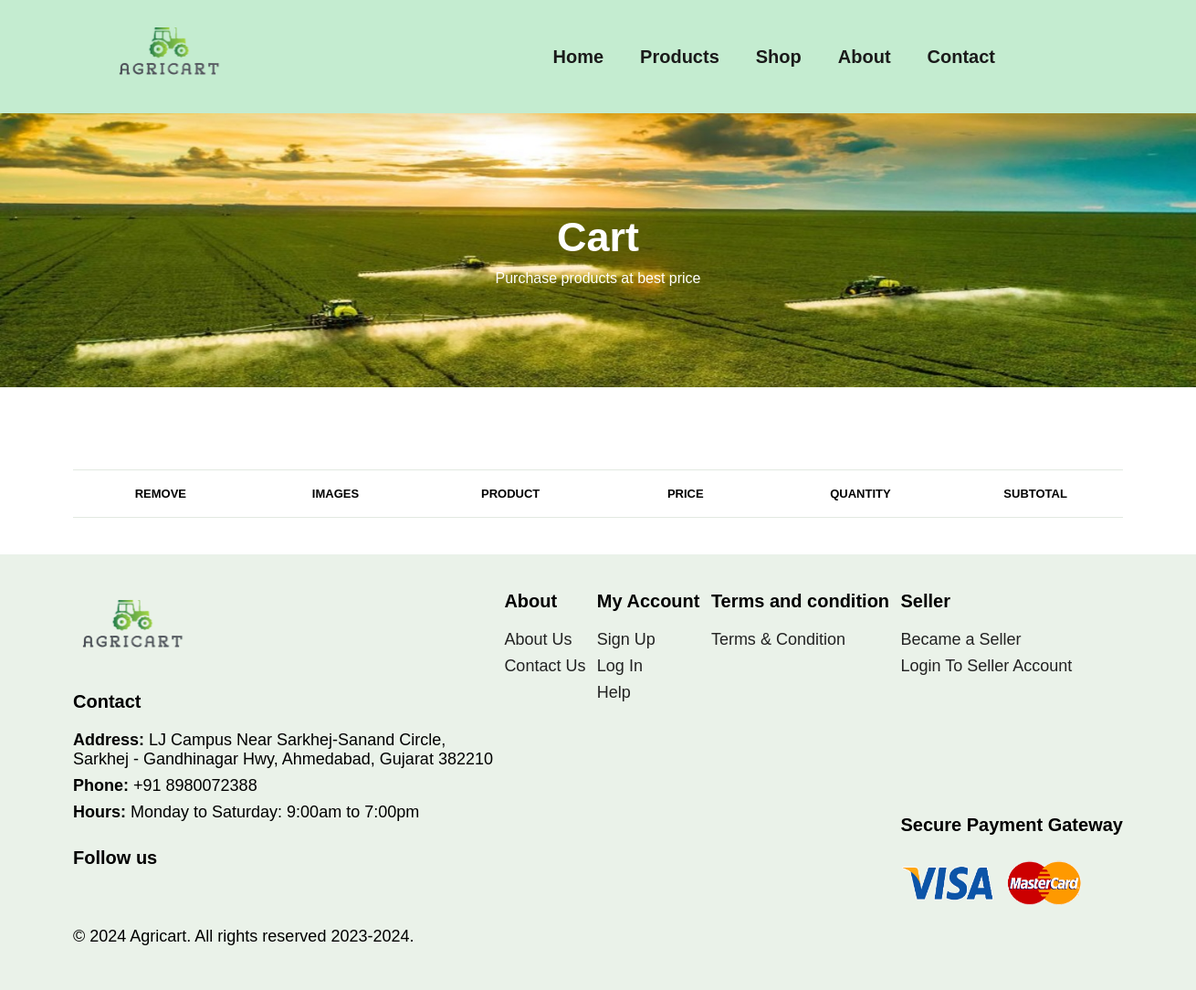
The app's page /buyer/cart.php (signed in), older data.
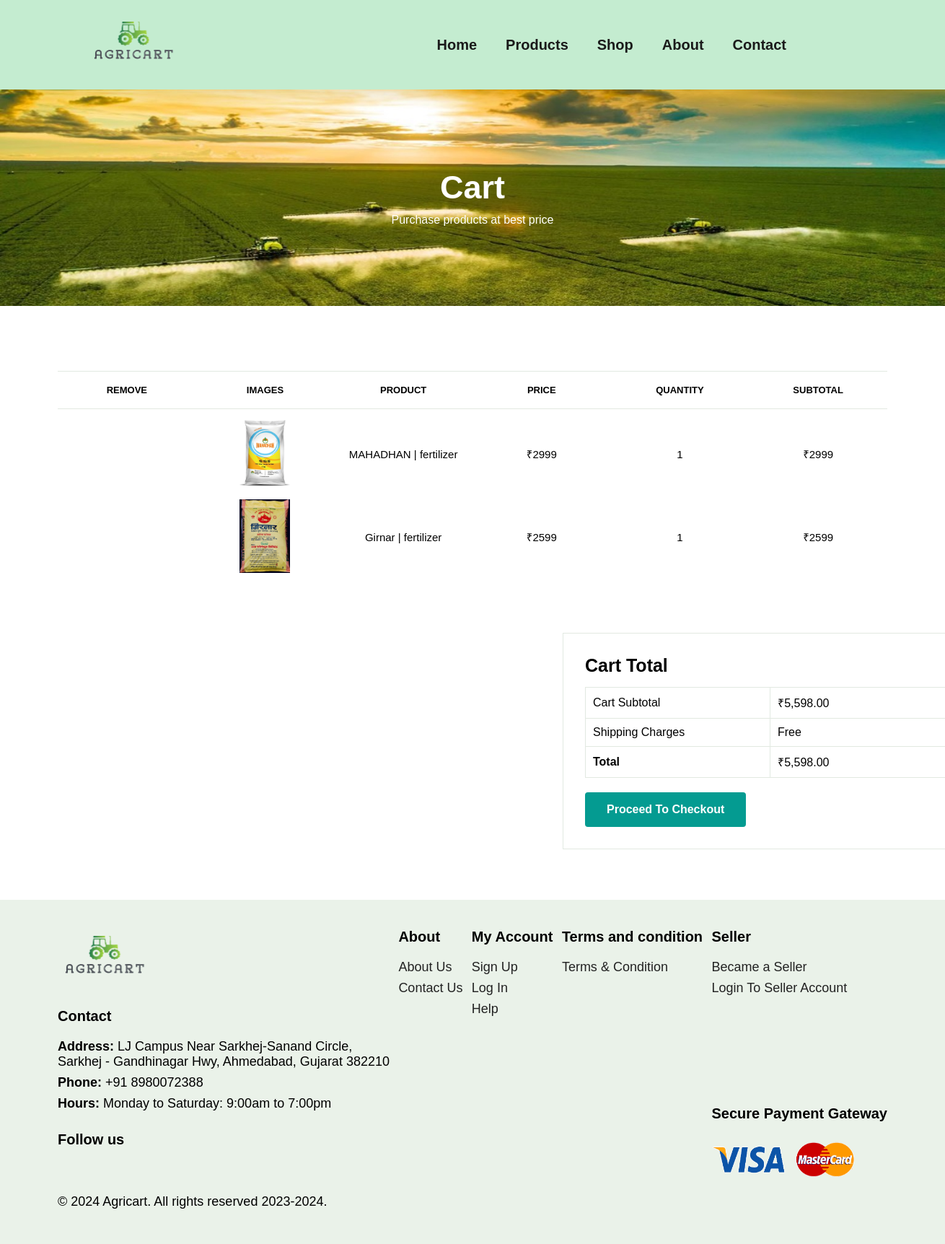
The same page, newer data.
### tables this page shows
CREATE TABLE `cart_details` (
  `cart_id` int(255) NOT NULL,
  `product_id` int(10) NOT NULL,
  `buyer_id` int(255) NOT NULL,
  `quantity` int(255) NOT NULL
);

CREATE TABLE `product_details` (
  `product_id` int(10) NOT NULL,
  `seller_id` int(255) NOT NULL,
  `name` varchar(50) NOT NULL,
  `description` varchar(255) NOT NULL,
  `mrp` int(255) NOT NULL,
  `price` int(50) NOT NULL,
  `quantity` int(255) NOT NULL,
  `photo` varchar(50) NOT NULL,
  `photo2` varchar(255) NOT NULL,
  `photo3` varchar(255) NOT NULL
);

### buyer/cart.php (the view, shortened to what this page needs)
<?php
include("../database/connection.php");
if(isset($_SESSION['username'])) {
    $username = $_SESSION['username'];
    $buyer_id_query = "SELECT buyer_id FROM buyer_details WHERE email = '$username'";
    $buyer_id_result = mysqli_query($conn, $buyer_id_query);
    $buyer_id_row = mysqli_fetch_assoc($buyer_id_result);
    $buyer_id = $buyer_id_row['buyer_id'];
    $query = "SELECT cart_details.*, product_details.name, product_details.price, product_details.photo FROM cart_details
              INNER JOIN product_details ON cart_details.product_id = product_details.product_id
              WHERE cart_details.buyer_id = '$buyer_id'";
    $result = mysqli_query($conn, $query);
    $totalPrice = 0;
    while ($row = mysqli_fetch_assoc($result)) {
        $product_price = $row['price'];
        $quantity = $row['quantity'];
        $subtotal = $product_price * $quantity;
        $totalPrice += $subtotal;
    }
}
$shippingCharges = 0;
if(isset($result)) {
    mysqli_data_seek($result, 0);
}
$totalWithShipping = $totalPrice + $shippingCharges;
?>
<!DOCTYPE html>
<html lang="en">
<head>
    <link rel="stylesheet" href="home.css">
</head>
<body>
    <section id="header">
        <a onclick="reloadPage()"><img src="../images/homelogo.png" class="logo"></a>
        <div>
            <ul id="navbar">
                <li class="module"><a href="index.php">Home</a></li>
                <li class="module"><a href="product.php">Products</a></li>
                <li class="module"><a href="shop.php">Shop</a></li>
                <li class="module"><a href="about.php">About</a></li>
                <li class="module"><a href="contact.php">Contact</a></li>
            </ul>
        </div>
    </section>
    <section id="page-hadder" class="contct-hadder">
        <h2>Cart</h2>
        <p>Purchase products at best price</p>
    </section>
    <section id="cart" class="section-p1">
        <table width="100%">
            <thead>
                <tr>
                    <td>Remove</td>
                    <td>Images</td>
                    <td>Product</td>
                    <td>Price</td>
                    <td>Quantity</td>
                    <td>Subtotal</td>
                </tr>
            </thead>
            <tbody>
                <?php
                if(isset($result)) {
                    mysqli_data_seek($result, 0);
                    while ($row = mysqli_fetch_assoc($result)) {
                        $product_name = $row['name'];
                        $product_price = $row['price'];
                        $quantity = $row['quantity'];
                        $subtotal = $product_price * $quantity;
                ?>
                        <tr>
                            <td><a href="javascript:void(0)" onclick="removeProduct(<?php echo $row['product_id']; ?>)"><ion-icon name="close-circle-outline"></ion-icon></a></td>
                            <td><img src="../images/<?php echo empty($row['photo']) ? 'abc2.jpeg' : $row['photo']; ?>" alt="Product Image"></td>
                            <td><?php echo $product_name; ?></td>
                            <td class="price">₹<?php echo $product_price; ?></td>
                            <td class="quantity"><?php echo $quantity; ?></td>
                            <td>₹<?php echo $subtotal; ?></td>
                        </tr>
                <?php
                    }
                } else {
                    echo "<tr><td colspan='6'>No items in the cart</td></tr>";
                }
                ?>
            </tbody>
        </table>
    </section>
    <?php if($totalWithShipping >1){
                ?>
    <section id="cart-parts" class="section-p1">
        <div id="subtotal">
            <h3>Cart Total</h3>
            <table>
                <tr>
                    <td>Cart Subtotal</td>
                    <td>₹<?php echo number_format($totalPrice, 2); ?></td>
                </tr>
                <tr>
                    <td>Shipping Charges</td>
                    <td><?php echo ($shippingCharges == 0) ? 'Free' : "₹" . $shippingCharges; ?></td>
                </tr>
                <tr>
                    <td><strong>Total</strong></td>
                    <td>₹<?php echo number_format($totalWithShipping, 2);?></td>
                </tr>
            </table>
            <button type="submit" name="proceed_to_checkout" class="normal" onclick="openPopup()">Proceed To Checkout</button>
        </div>
    </section>
    <?php
            }
            ?>
</body>
<?php
    include ("footer.php");
?>
</html>

### buyer/footer.php (shortened to what this page needs)
<!DOCTYPE html>
<html lang="en">
<head>
</head>
<body>
        <footer class="section-p1">
            <div class="col">
                <img src="../images/homelogo.png" class="logo">
                <h4>Contact</h4>
                <p><strong>Address: </strong> LJ Campus Near Sarkhej-Sanand Circle,<br>
                                            Sarkhej - Gandhinagar Hwy, Ahmedabad, Gujarat 382210</p>
                <p><strong>Phone: </strong> +91 8980072388</p>
                <p><strong>Hours: </strong> Monday to Saturday: 9:00am to 7:00pm</p>
                <div class="follow">
                    <h4>Follow us</h4>
                </div>
            </div>
            <div class="col">
                <h4>About</h4>
                <a href="about.php">About Us</a>
                <a href="contact.php">Contact Us</a>
            </div>
            <div class="col">
                <h4>My Account</h4>
                <a href="../login/login.php">Sign Up</a>
                <a href="../login/login.php">Log In</a>
                <a href="contact.php">Help</a>
            </div>
            <div class="col">
                <h4>Terms and condition</h4>
                <a href="../t&c/T&C_buyer.php">Terms & Condition</a>
            </div>
            <div class="col install">
                <h4>Seller</h4>
                <a href="../login/s_login.php">Became a Seller</a>
                <a href="../login/s_login.php">Login To Seller Account</a>
                <br>
                <br>
                <br>
                <br>
                <br>
                <br>
                <br><br>
                <h4>Secure Payment Gateway</h4>
                <img src="../images/payment-badge.png" class="logo-pay">
            </div>
            <div class="copyright">
                <p>© 2024 Agricart. All rights reserved 2023-2024.</p>
            </div>
        </footer>
</body>
</html>

### buyer/home.css (style rules this page uses)
* { font-family: 'spartan', sans-serif; margin: 0; padding: 0; box-sizing: border-box; }
img.logo { height: 5rem; width: 8.125rem; }
#header { display: flex; align-items: center; justify-content: space-between; padding: 1.25rem 7.5rem; background: #c4ecd0; box-shadow: 0 5px 15px 5px rgb(0,0,0,0.06); z-index: 999; position: sticky; top: 0; left: 0; }
#navbar { display: flex; align-items: center; justify-content: center; }
#navbar li { list-style: none; padding: 0 1.25rem; position: relative; }
#navbar li a { text-decoration: none; font-size: 1.25rem; font-weight: 600; color: #1a1a1a; transition: 0.3s ease; }
button.normal { font-size: 14px; font-weight: 600; padding: 15px 30px; color: black; background-color: white; border-radius: 4px; cursor: pointer; border: none; outline: none; transition: 0.3s; }
.section-p1 { padding: 40px 80px; }
footer { display: flex; flex-wrap: wrap; justify-content: space-between; width: 100%; background-color: #eaf2e9; }
footer .col { display: flex; flex-direction: column; align-items: flex-start; margin-bottom: 20px; }
footer .logo { margin-bottom: 30px; }
footer h4 { font-size: 20px; padding-bottom: 20px; }
footer p { font-size: 18px; margin: 0 0 8px 0; }
footer a { font-size: 18px; text-decoration: none; margin: 0 0 8px 0; color: #222; }
footer .follow { margin-top: 20px; }
footer img.logo-pay { width: 200px; height: 60px; }
#page-hadder { margin-bottom: 50px; padding: 50px; text-align: center; background-image: url("../images/contact-head.jpg"); background-repeat: no-repeat; background-position: center; background-size: cover; width: 100%; height: 300px; }
#page-hadder h2 { color: white; margin-bottom: 10px; margin-top: 60px; font-size: 45px; font-weight: 800; }
#page-hadder p { color: white; }
#cart table { width: 100%; border-collapse: collapse; table-layout: fixed; white-space: nowrap; }
#cart table img { width: 70px; }
#cart table td:nth-child(1) { width: 150px; text-align: center; }
#cart table td:nth-child(2) { width: 150px; text-align: center; }
#cart table td:nth-child(3) { width: 150px; text-align: center; }
#cart table td:nth-child(4) { width: 150px; text-align: center; }
#cart table td:nth-child(5) { width: 150px; text-align: center; }
#cart table td:nth-child(6) { width: 150px; text-align: center; }
#cart table thead { border: 1px solid #e2e9e1; border-left: none; border-right: none; }
#cart table thead td { font-weight: 700; text-transform: uppercase; font-size: 13px; padding: 18px 0; }
#cart table tbody td { font-size: 15px; }
#cart table tbody tr td { padding-top: 15px; }
#cart-parts { justify-content: right; }
#coupon h3, #subtotal h3 { padding-bottom: 15px; font-size: 25px; }
#coupon button, #subtotal button { font-size: 16px; background-color: #049b91; color: white; }
#subtotal { width: 50%; margin-bottom: 30px; border: 1px solid #e2e9e1; padding: 30px; margin-left: 700px; }
#subtotal table { border-collapse: collapse; width: 100%; margin-bottom: 20px; }
#subtotal table td { width: 50%; border: 1px solid #e2e9e1; padding: 10px; font-size: 16px; }
button { background-color:#088178; color: #fff; padding: 10px 20px; border: none; border-radius: 5px; cursor: pointer; }

Row changes from the older to the newer data that the page shows:
added cart_details: product.photo (picture), product.name "MAHADHAN | fertilizer", product.price "2999", quantity "1"
added cart_details: product.photo (picture), product.name "Girnar | fertilizer", product.price "2599", quantity "1"
Text that changed along with them:
$totalPrice: (not shown) → "5,598.00"
$totalWithShipping: (not shown) → "5,598.00"
text now shown: "Cart Total Cart Subtotal ₹ Shipping Charges Free Total ₹ Proceed To Checkout"
